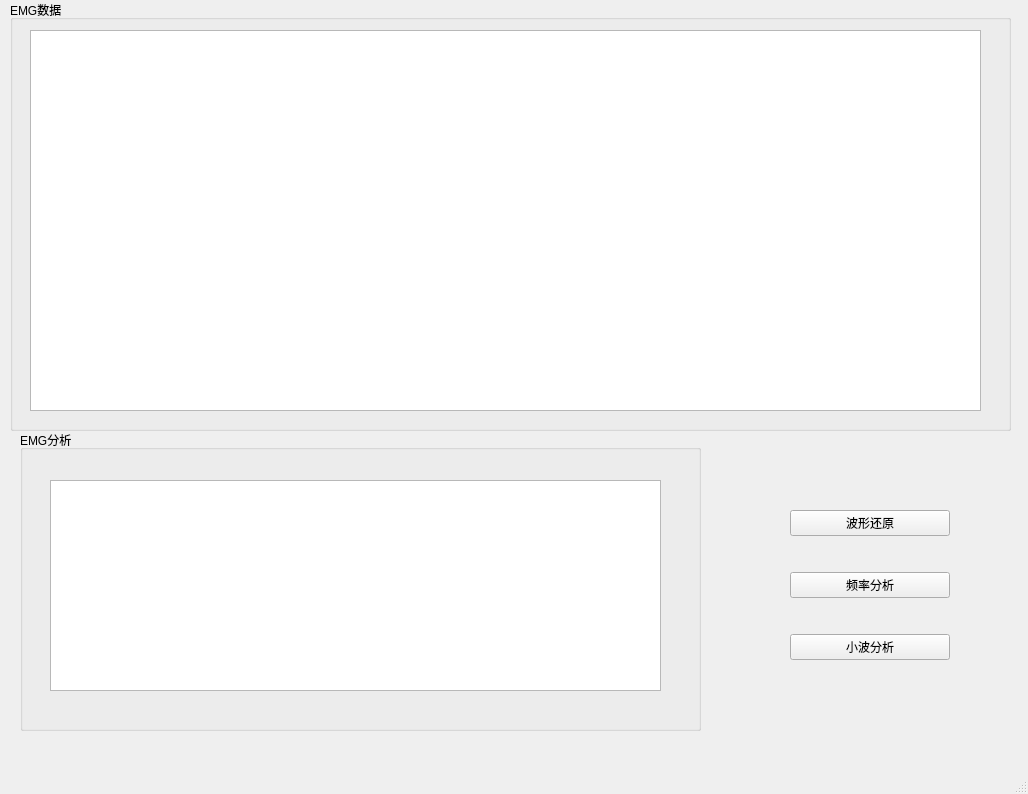
<?xml version="1.0" encoding="UTF-8"?>
<ui version="4.0">
 <class>MainWindow</class>
 <widget class="QMainWindow" name="MainWindow">
  <property name="geometry">
   <rect>
    <x>0</x>
    <y>0</y>
    <width>1028</width>
    <height>794</height>
   </rect>
  </property>
  <property name="windowTitle">
   <string>MainWindow</string>
  </property>
  <widget class="QWidget" name="centralwidget">
   <widget class="QGroupBox" name="groupBox">
    <property name="geometry">
     <rect>
      <x>10</x>
      <y>0</y>
      <width>1001</width>
      <height>431</height>
     </rect>
    </property>
    <property name="title">
     <string>EMG数据</string>
    </property>
    <widget class="QGraphicsView" name="graphicsView_2">
     <property name="geometry">
      <rect>
       <x>20</x>
       <y>30</y>
       <width>951</width>
       <height>381</height>
      </rect>
     </property>
    </widget>
   </widget>
   <widget class="QGroupBox" name="groupBox_2">
    <property name="geometry">
     <rect>
      <x>20</x>
      <y>430</y>
      <width>681</width>
      <height>301</height>
     </rect>
    </property>
    <property name="title">
     <string>EMG分析</string>
    </property>
    <widget class="QGraphicsView" name="graphicsView">
     <property name="geometry">
      <rect>
       <x>30</x>
       <y>50</y>
       <width>611</width>
       <height>211</height>
      </rect>
     </property>
    </widget>
   </widget>
   <widget class="QWidget" name="verticalLayoutWidget">
    <property name="geometry">
     <rect>
      <x>790</x>
      <y>480</y>
      <width>160</width>
      <height>211</height>
     </rect>
    </property>
    <layout class="QVBoxLayout" name="verticalLayout">
     <item>
      <widget class="QPushButton" name="pushButton">
       <property name="text">
        <string>波形还原</string>
       </property>
      </widget>
     </item>
     <item>
      <widget class="QPushButton" name="pushButton_3">
       <property name="text">
        <string>频率分析</string>
       </property>
      </widget>
     </item>
     <item>
      <widget class="QPushButton" name="pushButton_2">
       <property name="text">
        <string>小波分析</string>
       </property>
      </widget>
     </item>
    </layout>
   </widget>
  </widget>
  <widget class="QMenuBar" name="menubar">
   <property name="geometry">
    <rect>
     <x>0</x>
     <y>0</y>
     <width>1028</width>
     <height>22</height>
    </rect>
   </property>
  </widget>
  <widget class="QStatusBar" name="statusbar"/>
 </widget>
 <resources/>
 <connections/>
</ui>
